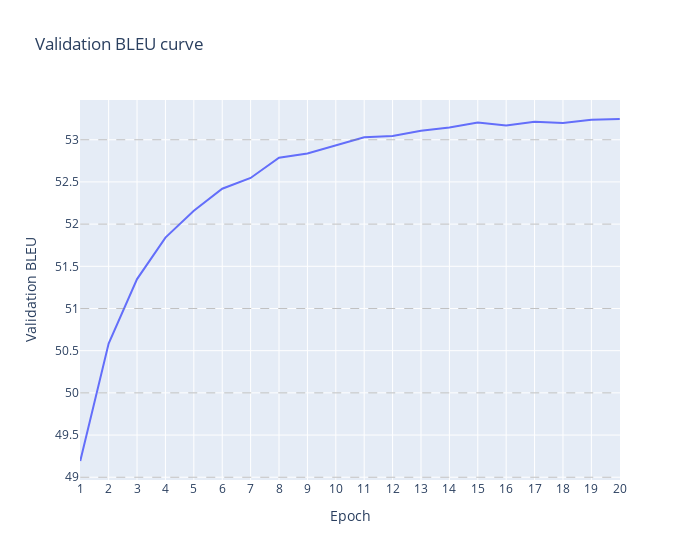

Notebook source saved alongside this figure:
### Code cell
losses = [
    49.1924, 50.5837, 51.3486, 51.8397, 52.1582, 52.4192, 52.5472,
    52.7878, 52.8375, 52.9348, 53.0293, 53.0442, 53.1071, 53.1462,
    53.2052, 53.1698, 53.2126, 53.1987, 53.2357, 53.2459
]
scale_values = [i for i in range(49, 54, 1)]
plot_training_evolution_curve(losses, scale_values)

### Figure 1 — Plotly figure (JSON) as saved in the notebook; plotly's stock layout.template omitted (floating-point values rounded to 4 significant figures)
{"data": [{"mode": "lines", "name": "Validation BLEU", "x": [1, 2, 3, 4, 5, 6, 7, 8, 9, 10, 11, 12, 13, 14, 15, 16, 17, 18, 19, 20], "y": [49.19, 50.58, 51.35, 51.84, 52.16, 52.42, 52.55, 52.79, 52.84, 52.93, 53.03, 53.04, 53.11, 53.15, 53.21, 53.17, 53.21, 53.2, 53.24, 53.25], "type": "scatter"}], "layout": {"shapes": [{"line": {"color": "gray", "dash": "dash", "width": 0.5}, "type": "line", "x0": 1, "x1": 20, "y0": 49, "y1": 49}, {"line": {"color": "gray", "dash": "dash", "width": 0.5}, "type": "line", "x0": 1, "x1": 20, "y0": 50, "y1": 50}, {"line": {"color": "gray", "dash": "dash", "width": 0.5}, "type": "line", "x0": 1, "x1": 20, "y0": 51, "y1": 51}, {"line": {"color": "gray", "dash": "dash", "width": 0.5}, "type": "line", "x0": 1, "x1": 20, "y0": 52, "y1": 52}, {"line": {"color": "gray", "dash": "dash", "width": 0.5}, "type": "line", "x0": 1, "x1": 20, "y0": 53, "y1": 53}], "xaxis": {"title": {"text": "Epoch"}, "dtick": 1}, "yaxis": {"title": {"text": "Validation BLEU"}}, "title": {"text": "Validation BLEU curve"}, "width": 700}}
